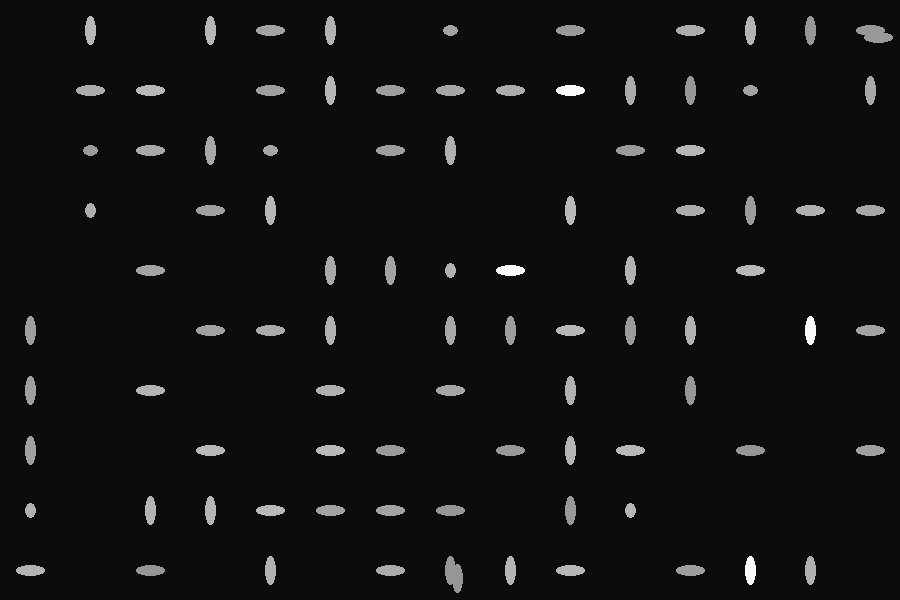
#> input picture data/quality/sample_tray.png, 900 x 600 px
$ python quality.py ../data/quality/sample_tray.png
#> lines starting #> are read from the running program, lines starting #| are printed output that depends on the picture; after the words box and inside, x2 and y2 are one past the last pixel; in counts of white or black regions, pixels touching at a corner belong together
#> in analyse, gray is the input picture: shape (600, 900); min 12, max 250, mean 18.5
### forecast_quality/data.py
"""Public market data for the purchasing advisor, kept as CSV in data/market/ so everything
downstream runs offline and every number has a file it came from.

    python -m forecast_quality.data          # refresh all three sources

- EU Agri-food Data Portal: Italian rice prices per variety and stage, weekly since
  Sep 2015. "€0.00" means no quote that week: it becomes missing, never zero.
- ECB: USD per EUR, monthly.
- World Bank Pink Sheet: Thai 5% and Viet Nam 5% export prices, $/t, monthly.
"""

from __future__ import annotations

import csv
import io
import json
import math
import re
import urllib.request
from datetime import date, datetime
from pathlib import Path
from typing import Any

# data/raw/ holds the Rice Agent's files (agent-core, planning/rice_forecast/), from 2021 on;
# the advisor's backtest needs weekly prices from 2015, so its own copies live in data/market/.
RAW = Path(__file__).resolve().parents[1] / "data" / "market"
EU_URL = ("https://ec.europa.eu/agrifood/api/rice/prices?memberStateCodes=IT"
          "&beginDate={begin}&endDate={end}")
ECB_URL = "https://data-api.ecb.europa.eu/service/data/EXR/M.USD.EUR.SP00.A?startPeriod={start}&format=csvdata"
WB_PAGE = "https://www.worldbank.org/en/research/commodity-markets"
SOURCES = {
    "eu": "EU Agri-food Data Portal, rice prices, Italy (ec.europa.eu/agrifood/api/rice/prices)",
    "ecb": "ECB data portal, EXR.M.USD.EUR.SP00.A",
    "wb": "World Bank Pink Sheet, CMO-Historical-Data-Monthly.xlsx",
}


# [40 lines left out: functions _get, parse_eu_price, parse_eu_rows, fetch_eu, not called in this run]


def parse_ecb(text: str) -> list[dict[str, Any]]:
    reader = csv.DictReader(io.StringIO(text))
    return [{"month": r["TIME_PERIOD"], "usd_per_eur": float(r["OBS_VALUE"])} for r in reader if r.get("OBS_VALUE")]


# [42 lines left out: functions parse_pink_sheet, _write, refresh, not called in this run]


def _read(name: str) -> list[dict[str, str]]:
    with (RAW / name).open(encoding="utf-8") as fh:
        return list(csv.DictReader(fh))


def _num(value: str) -> float:
    return float(value) if value not in ("", None) else math.nan


def eu_series(variety: str, stage: str = "Paddy") -> list[tuple[date, float]]:
    """Weekly prices for one variety, oldest first; nan where there was no quote."""
    rows = [r for r in _read("eu_rice_prices_it.csv") if r["variety"] == variety and r["stage"] == stage]
    if not rows:
        raise KeyError(f"no {stage} prices for {variety!r} in data/market/eu_rice_prices_it.csv")
    return [(date.fromisoformat(r["week_start"]), _num(r["price_eur_t"])) for r in rows]


# [11 lines left out: functions world_price_eur, main, not called in this run]


# [2 lines that do not run on import are left out]

### forecast_quality/quality.py
"""Lot quality from a photo of the lab sample, and what it is worth.

    python -m forecast_quality.quality data/quality/sample_tray.png --variety Carnaroli --lot LOT-PADDY-17

1. The lab photographs the milled sample of a paddy delivery on a black tray.
2. Code finds each grain (threshold + connected regions) and measures it:
   - broken: shorter than 3/4 of a whole grain (the median length of the sample)
   - chalky: at least 3/4 of the grain is opaque white
   - a blob much bigger than one grain is two or more grains touching: it is flagged
     and left out of the percentages, never counted as one big grain.
3. Broken grains lower the whole-grain milling yield (resa a intero). Up to 1 point
   under the contract nothing changes; beyond that the price drops per point; at 6
   points the lot can be refused. One point is 10 kg of whole rice per tonne of paddy
   turned into broken rice, so a point is worth 10 kg x (milled price - broken price),
   both from the EU price data.
4. Where the lot goes: few broken grains, premium 1 kg packs; more, standard packs;
   many, rice drinks and rice cakes.
5. Too chalky, too many clumps, or a cut to apply: a person in the lab confirms first.

Contract yields per variety and the 70% total milling yield are demo values, to check
with the mentor and the Pavia/Vercelli paddy contract templates.
"""

from __future__ import annotations

import argparse
import json
import math
import random
from dataclasses import asdict, dataclass
from pathlib import Path
from typing import Any

import numpy as np

TOTAL_MILLING_YIELD = 70.0
CONTRACT_WHOLE_YIELD = {"Carnaroli": 58.0, "Arborio": 60.0, "Selenio": 64.0, "S. Andrea": 62.0, "Baldo": 61.0,
                        "Roma": 61.0, "Long B": 58.0}
TOLERANCE_POINTS, REFUSE_POINTS = 1.0, 6.0
KG_PER_POINT = 10.0
CHALK_LEVEL = 225
CHALKY_SHARE = 0.75
BROKEN_RATIO = 0.75
CLUMP_RATIO = 1.6
LAB_CHECK_CHALKY_PCT = 6.0


@dataclass
class Grain:
    label: int
    area: int
    length: float
    whiteness: float
    kind: str  # whole | broken | clump | dust
    chalky: bool


def _otsu(gray: np.ndarray) -> int:
    hist = np.bincount(gray.ravel(), minlength=256).astype(float)
#> hist = 256 values, max 518016 at index 12, min 0 at index 0, mean 2109.4
    total, sum_all = hist.sum(), np.dot(np.arange(256), hist)
#> total = 540000; sum_all = 9998747
    best, best_t, w0, sum0 = -1.0, 128, 0.0, 0.0
    for t in range(256):
        w0 += hist[t]
        if w0 == 0 or w0 == total:
            continue
        sum0 += t * hist[t]
        m0, m1 = sum0 / w0, (sum_all - sum0) / (total - w0)
        between = w0 * (total - w0) * (m0 - m1) ** 2
        if between > best:
            best, best_t = between, t
#> this loop made 256 passes
#> (w0, best, best_t) on pass 13: (518016, 2.92e+14, 12)
#> w0 on passes 1 to 6: 0, 0, 0, 0, 0, 0
#> after the loop, best = 2.92e+14; best_t = 12; sum0 = 9747747; w0 = 540000
    return best_t


def analyse(image: Path | str | np.ndarray) -> dict[str, Any]:
    from PIL import Image
    from scipy import ndimage

    gray = np.asarray(Image.open(image).convert("L")) if not isinstance(image, np.ndarray) else image
    mask = gray > _otsu(gray)
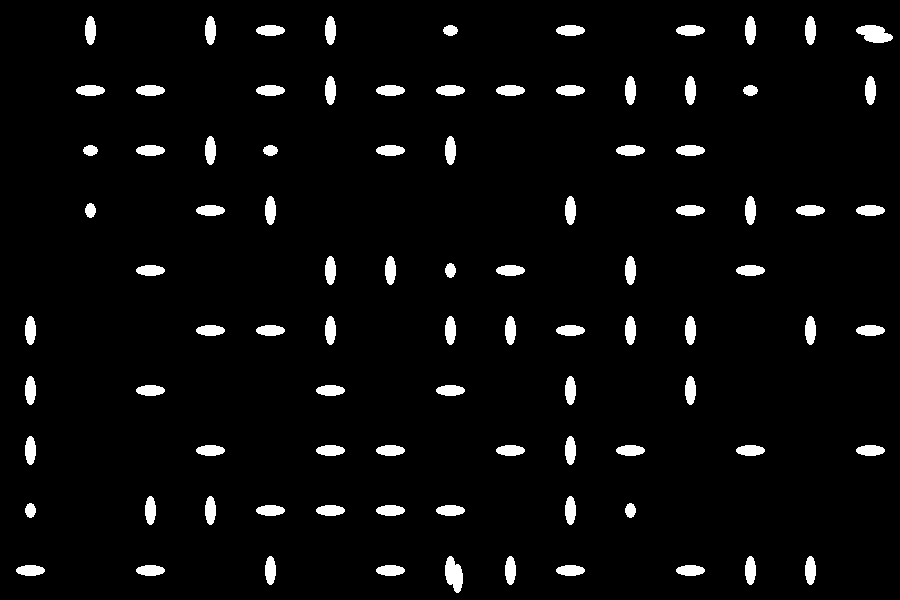
#> mask: shape (600, 900) bool; 4.1% white; 90 white regions, largest, box (x1, y1, x2, y2) and area: (856, 25, 893, 43) 452, (445, 556, 463, 593) 452, (85, 16, 96, 45) 251
    labels, n = ndimage.label(mask)
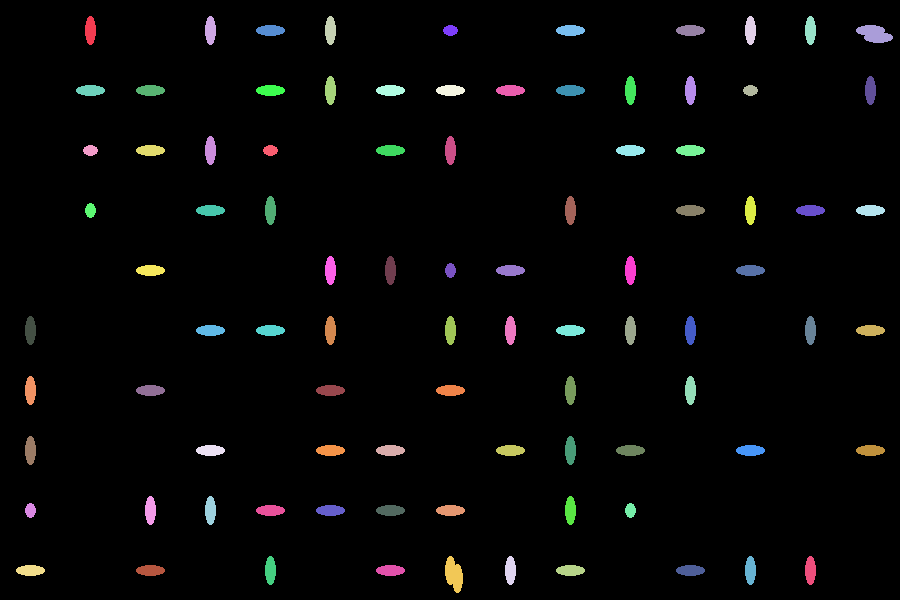
#> labels: shape (600, 900) int32; 91 distinct labels, from 0 to 90; one colour per label, 0 black
#> n = 90
    raw = []
    for lab in range(1, n + 1):
        ys, xs = np.nonzero(labels == lab)
        if len(xs) < 3:
            continue
        coords = np.stack([xs, ys]).astype(float)
        eig = np.linalg.eigvalsh(np.cov(coords)) if len(xs) > 2 else np.array([0.0, 0.0])
        length = 4 * math.sqrt(max(eig.max(), 0.0))
        pixels = gray[ys, xs]
        raw.append((lab, len(xs), length, float(np.mean(pixels >= CHALK_LEVEL))))
#> this loop made 90 passes
#> (eig, length) on passes 1 to 12: ([7.53, 53.3], 29.2), ([7.53, 53.3], 29.2), ([7.53, 53.3], 29.2), ([7.53, 53.3], 29.2), ([7.53, 53.3], 29.2), ([7.53, 53.3], 29.2), ([7.31, 13.77], 14.85), ([7.53, 53.3], 29.2), ([7.53, 53.3], 29.2), ([17.41, 78.93], 35.54), ([7.53, 53.3], 29.2), ([7.53, 53.3], 29.2)
#> after the loop, raw = 90 items, first 6: (1, 251, 29.2, 0), (2, 251, 29.2, 0), (3, 251, 29.2, 0), (4, 251, 29.2, 0), (5, 251, 29.2, 0), (6, 251, 29.2, 0)
    if not raw:
        raise ValueError("no grains found: is the tray black and the sample spread out?")
    median_area = float(np.median([a for _, a, _, _ in raw]))
#> median_area = 251
    grains: list[Grain] = []
    for lab, area, length, white in raw:
        kind = "dust" if area < 0.25 * median_area else "clump" if area > CLUMP_RATIO * median_area else "grain"
        grains.append(Grain(lab, area, length, white, kind, white >= CHALKY_SHARE))
#> this loop made 90 passes
#> (area, length, white, kind) on passes 1 to 12: (251, 29.2, 0, 'grain'), (251, 29.2, 0, 'grain'), (251, 29.2, 0, 'grain'), (251, 29.2, 0, 'grain'), (251, 29.2, 0, 'grain'), (251, 29.2, 0, 'grain'), (125, 14.85, 0, 'grain'), (251, 29.2, 0, 'grain'), (251, 29.2, 0, 'grain'), (452, 35.54, 0, 'clump'), (251, 29.2, 0, 'grain'), (251, 29.2, 0, 'grain')
#> after the loop, grains = 90 items
    singles = [g for g in grains if g.kind == "grain"]
#> singles = 88 items
    whole_len = float(np.median([g.length for g in singles])) if singles else 0.0
#> whole_len = 29.2
    for g in singles:
        g.kind = "broken" if g.length < BROKEN_RATIO * whole_len else "whole"
#> this loop made 88 passes
#> g.kind on passes 1 to 12: 'whole', 'whole', 'whole', 'whole', 'whole', 'whole', 'broken', 'whole', 'whole', 'whole', 'whole', 'whole'
    measured = [g for g in grains if g.kind in {"whole", "broken"}]
#> measured = 88 items
    n_meas = len(measured) or 1
#> n_meas = 88
    return {
        "grains_measured": len(measured),
        "broken_pct": round(100 * sum(g.kind == "broken" for g in measured) / n_meas, 2),
        "chalky_pct": round(100 * sum(g.chalky for g in measured) / n_meas, 2),
        "clumps_left_out": sum(g.kind == "clump" for g in grains),
        "whole_grain_length_px": round(whole_len, 1),
        "grains": [asdict(g) for g in grains],
    }


def _latest(variety: str, stage: str) -> float | None:
    from forecast_quality.data import eu_series

    try:
        values = [p for _, p in eu_series(variety, stage) if not math.isnan(p)]
    except KeyError:
        return None
    return values[-1] if values else None


def lot_report(analysis: dict[str, Any], *, variety: str, lot: str, tonnes: float,
               paddy_price: float | None = None, milled_price: float | None = None,
               broken_price: float | None = None) -> dict[str, Any]:
#> called with variety = 'Carnaroli', lot = 'LOT-PADDY', tonnes = 30
    contract = CONTRACT_WHOLE_YIELD.get(variety)
#> contract = 58
    if contract is None:
        raise KeyError(f"no contract whole-grain yield for {variety!r}")
    paddy_price = paddy_price if paddy_price is not None else _latest(variety, "Paddy")
    milled_price = milled_price if milled_price is not None else _latest(variety, "Milled non parboiled")
    broken_price = broken_price if broken_price is not None else _latest("Mezzagrana", "Broken")
    whole_yield = TOTAL_MILLING_YIELD * (1 - analysis["broken_pct"] / 100)
    below = max(0.0, contract - whole_yield)
    per_point = KG_PER_POINT * ((milled_price or 0) - (broken_price or 0)) / 1000
    cut = round(max(0.0, below - TOLERANCE_POINTS) * per_point, 2)
    if below >= REFUSE_POINTS:
        destination, decision = "refuse, or buy at a renegotiated price", "can be refused"
    elif analysis["broken_pct"] < 5:
        destination, decision = "premium 1 kg packs", "accept"
    elif analysis["broken_pct"] < 15:
        destination, decision = "standard packs", "accept with the price cut" if cut else "accept"
    else:
        destination, decision = "rice drinks and rice cakes", "accept with the price cut" if cut else "accept"
    reasons = []
    if analysis["chalky_pct"] > LAB_CHECK_CHALKY_PCT:
        reasons.append(f"chalky grains {analysis['chalky_pct']:.1f}% (above {LAB_CHECK_CHALKY_PCT:.0f}%)")
    if analysis["clumps_left_out"] > 0.1 * max(analysis["grains_measured"], 1):
        reasons.append(f"{analysis['clumps_left_out']} clumps of touching grains left out: spread the sample again")
    if cut:
        reasons.append(f"a contract price cut of €{cut:.2f}/t would apply")
    if below >= REFUSE_POINTS:
        reasons.append(f"{below:.1f} yield points under contract: the lot can be refused")
    return {"lot": lot, "variety": variety, "tonnes": tonnes, "broken_pct": analysis["broken_pct"],
            "chalky_pct": analysis["chalky_pct"], "grains_measured": analysis["grains_measured"],
            "whole_yield": round(whole_yield, 2), "contract_whole_yield": contract,
            "points_below": round(below, 2), "eur_per_point": round(per_point, 2), "price_cut_eur_t": cut,
            "paddy_price_eur_t": paddy_price, "lot_value_cut_eur": round(cut * tonnes, 2),
            "destination": destination, "decision": decision, "needs_lab_check": bool(reasons),
            "why_lab_check": reasons,
            "sources": ["photo analysis (forecast_quality/quality.py)",
                        f"EU Agri-food prices: {variety} paddy and milled, Mezzagrana broken (latest week)",
                        "contract whole-grain yield (demo value)"]}


# [53 lines left out: functions check_lot, make_sample, not called in this run]


def main(argv: list[str] | None = None) -> int:
    parser = argparse.ArgumentParser(description="Check a lot from a photo of its milled sample")
    parser.add_argument("image")
    parser.add_argument("--variety", default="Carnaroli")
    parser.add_argument("--lot", default="LOT-PADDY")
    parser.add_argument("--tonnes", type=float, default=30.0)
    args = parser.parse_args(argv)
    report = lot_report(analyse(args.image), variety=args.variety, lot=args.lot, tonnes=args.tonnes)
    print(json.dumps(report, indent=2, ensure_ascii=False))
    return 0


if __name__ == "__main__":
#> (the run stopped early here; a loop or call above may not have finished)
